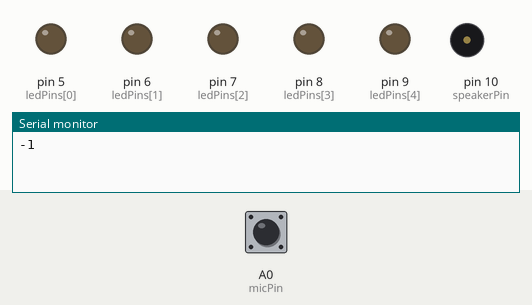
Simulated run of this sketch. Board: Arduino Uno, built with avr-gcc and run on an emulated ATmega328P. On the bench: output pins drawn as LEDs (lit = HIGH), buzzer (waves = sounding), the last lines printed to the serial monitor. The inputs (shaded band) are chosen by the test bench; at power-on: A0 (micPin) LOW.

Above: at 1.2 s.
1.3 s: A0 (micPin) pulsed HIGH 2 times (0.12 s each, 0.3 s apart)
At 1.47 s:
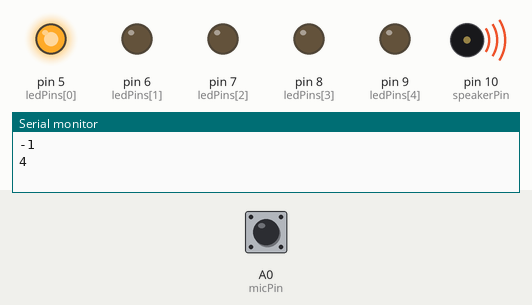
At 1.9 s:
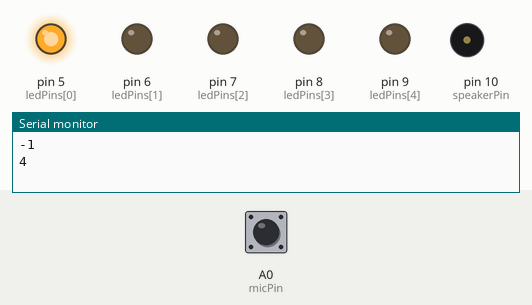
Timing chart, 0 to 10.9 s (numbered marks = the images above; inputs shaded):
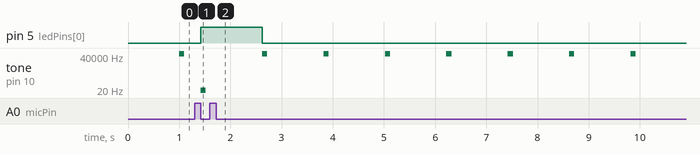

The sketch:

Frequenzmessung_mLEDsMic.ino
```cpp
const int micPin = A0;  // Mikrofon an A0
const int speakerPin = 10; // Lautsprecher an Pin 10 (ändern, wenn bereits belegt)
const int ledPins[] = {5, 6, 7, 8, 9}; // LEDs an diesen Pins

void setup() {
  pinMode(speakerPin, OUTPUT);
  pinMode(micPin, INPUT);
  for (int i = 0; i < 5; i++) {
    pinMode(ledPins[i], OUTPUT);
  }
  Serial.begin(9600);
}

void loop() {
  unsigned long duration = pulseIn(micPin, HIGH, 1000000); // Misst die Dauer eines HIGH-Signals
  int frequency = 1000000 / (2 * duration); // Berechnet die Frequenz

  Serial.println(frequency); // Gibt die Frequenz aus

  // LEDs entsprechend der Frequenz aktivieren
  for (int i = 0; i < 5; i++) {
    if (frequency > (i * 1000) && frequency <= ((i + 1) * 1000)) {
      digitalWrite(ledPins[i], HIGH);
    } else {
      digitalWrite(ledPins[i], LOW);
    }
  }

  tone(speakerPin, frequency, 100); // Spielt einen Ton mit der erfassten Frequenz
  delay(200); // Warten, um den Ton zu hören
}
```

Measured:
- after the input at 1.3 s, pin 5 (ledPins[0]): LOW → HIGH after 0.12 s, → LOW 1.2 s later
- by itself, tone on pin 10 (speakerPin): repeats every 1.2 s: silent 1.1 s, 65535 Hz 0.10 s
